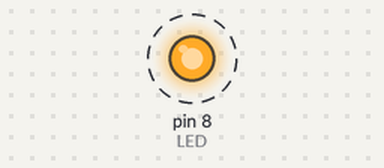
Bench run of a sketch on a simulated Arduino Uno, built with avr-gcc and run on an emulated ATmega328P. On the bench: output pins drawn as LEDs (lit = HIGH). Dashed ring = blinking.

Above: at 0.2 s.
Timing chart, 0 to 3.0 s (numbered marks = the images above):
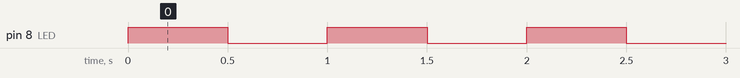

Measured:
- by itself, pin 8 (LED): alternates HIGH for 0.50 s and LOW for 0.50 s

The sketch:

2.Parpadeo_de_un_led.ino
```cpp
#define LED 8
#define TIEMPO 500


void setup() {
  pinMode(LED, OUTPUT);
}

void loop() {
  digitalWrite(LED, HIGH);
  delay(TIEMPO);
  digitalWrite(LED, LOW);
  delay(TIEMPO);
}
```
